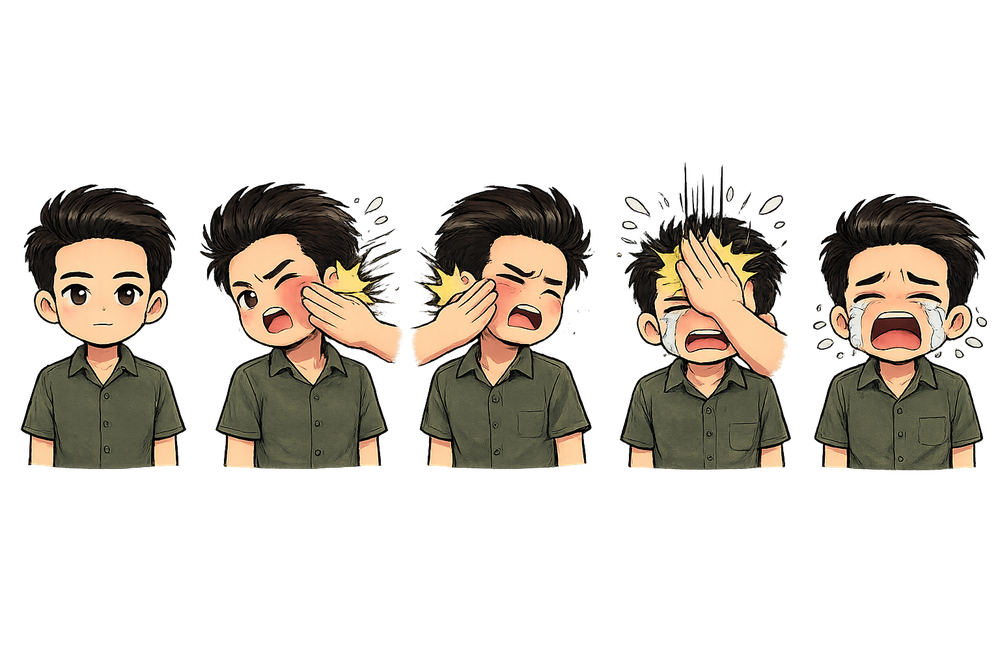
#> input picture expressions.png, 1000 x 667 px, shrunk from 1536 x 1024 before the run
$ python split_expressions.py
#> lines starting #> are read from the running program, lines starting #| are printed output that depends on the picture; after the words box and inside, x2 and y2 are one past the last pixel; in counts of white or black regions, pixels touching at a corner belong together
from PIL import Image
import os

src_dir = os.path.dirname(os.path.abspath(__file__))
img = Image.open(os.path.join(src_dir, "expressions.png")).convert("RGBA")
#> img is the input picture: PIL image 1000x667 RGBA; mean R, G, B, A 35.2, 30.2, 23.4, 71.6

W, H = img.size
#> W = 1000; H = 667
n = 5
frame_w = W // n
#> frame_w = 200

names = [
    "boy_neutral.png",
    "boy_hit_right.png",
    "boy_hit_left.png",
    "boy_hit_center.png",
    "boy_cry.png",
]


def clean_low_alpha(im, threshold=40):
    """Erase pixels below alpha threshold so dark halo doesn't show."""
    px = im.load()
    w, h = im.size
    for y in range(h):
        for x in range(w):
            r, g, b, a = px[x, y]
            if a < threshold:
                px[x, y] = (0, 0, 0, 0)


def strong_alpha_bbox(im, threshold=60):
    alpha = im.split()[-1]
    binarized = alpha.point(lambda v: 255 if v >= threshold else 0)
    return binarized.getbbox()


# pass 1: clean and find each frame's bbox
crops = []
bboxes = []
for i in range(n):
    crop = img.crop((i * frame_w, 0, (i + 1) * frame_w, H))
    clean_low_alpha(crop, threshold=40)
    bb = strong_alpha_bbox(crop, threshold=60)
    crops.append(crop)
    bboxes.append(bb)
#> this loop made 5 passes
#> bb on passes 1 to 5: (21, 184, 186, 469), (0, 182, 200, 469), (0, 184, 195, 469), (17, 163, 191, 470), (13, 194, 187, 471)
#> pass 1, in strong_alpha_bbox, `binarized = alpha.point(lambda v: 255 if v >= threshold else 0)`:
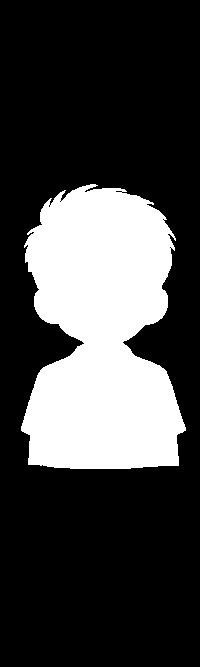
#> binarized: PIL image 200x667 L; 26.3% white; 1 white region, box (x1, y1, x2, y2) and area: (21, 184, 186, 469) 35066
#> after the loop:
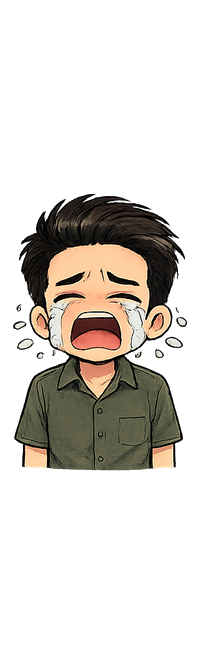
#> crop: PIL image 200x667 RGBA; mean R, G, B, A 32.5, 28, 22.3, 70.4; transparent parts drawn white
#> after the loop, bboxes = [(21, 184, 186, 469), (0, 182, 200, 469), (0, 184, 195, 469), (17, 163, 191, 470), (13, 194, 187, 471)]; crops = 5 items

# unify bottom (feet) so the boy stands at the same baseline.
# unify horizontal so head x is roughly centered.
# we use the union top/bottom and the max width.
tops    = [b[1] for b in bboxes]
#> tops = [184, 182, 184, 163, 194]
bots    = [b[3] for b in bboxes]
#> bots = [469, 469, 469, 470, 471]
widths  = [b[2] - b[0] for b in bboxes]
#> widths = [165, 200, 195, 174, 174]

unified_top = min(tops) - 8
#> unified_top = 155
unified_bot = max(bots) + 8
#> unified_bot = 479
target_h = unified_bot - unified_top
#> target_h = 324
target_w = max(widths) + 24   # padding around widest frame
#> target_w = 224

print("Unified canvas:", target_w, "x", target_h)
#| Unified canvas: 224 x 324

for i, (crop, bb, name) in enumerate(zip(crops, bboxes, names)):
    l, t, r, b = bb
    cw = r - l

    # crop horizontally tight, vertically use unified top/bottom
    box = (l, max(0, unified_top), r, min(crop.size[1], unified_bot))
    sub = crop.crop(box)

    # paste centered horizontally onto target canvas, bottom-aligned
    canvas = Image.new("RGBA", (target_w, target_h), (0, 0, 0, 0))
    x_off = (target_w - sub.size[0]) // 2
    y_off = target_h - sub.size[1]
    canvas.paste(sub, (x_off, y_off), sub)
    canvas.save(os.path.join(src_dir, name))
    print(name, "->", canvas.size)
#> this loop made 5 passes
#> (name, l, t, r, b, cw, box, x_off) on passes 1 to 5: ('boy_neutral.png', 21, 184, 186, 469, 165, (21, 155, 186, 479), 29), ('boy_hit_right.png', 0, 182, 200, 469, 200, (0, 155, 200, 479), 12), ('boy_hit_left.png', 0, 184, 195, 469, 195, (0, 155, 195, 479), 14), ('boy_hit_center.png', 17, 163, 191, 470, 174, (17, 155, 191, 479), 25), ('boy_cry.png', 13, 194, 187, 471, 174, (13, 155, 187, 479), 25)
#| boy_neutral.png -> (224, 324)
#| boy_hit_right.png -> (224, 324)
#| boy_hit_left.png -> (224, 324)
#| boy_hit_center.png -> (224, 324)
#| boy_cry.png -> (224, 324)
#> pass 1, `sub = crop.crop(box)`:
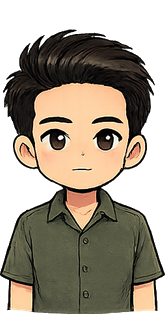
#> sub: PIL image 165x324 RGBA; mean R, G, B, A 75.5, 66.2, 51.7, 164.9; transparent parts drawn white
#> pass 1, `canvas.save(os.path.join(src_dir, name))`:
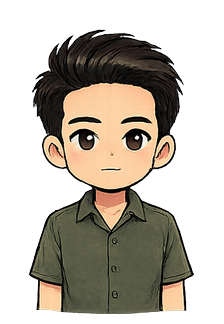
#> saved as boy_neutral.png: PIL image 224x324 RGBA; mean R, G, B, A 55.2, 48.4, 37.8, 120.2; transparent parts drawn white
#> pass 2, `sub = crop.crop(box)`:
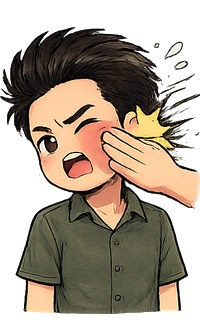
#> sub: PIL image 200x324 RGBA; mean R, G, B, A 77.5, 65.4, 50.3, 159.8; transparent parts drawn white
#> after the loop:
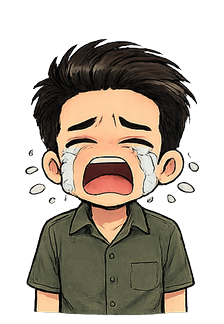
#> canvas: PIL image 224x324 RGBA; mean R, G, B, A 59.2, 51, 40.6, 127.8; transparent parts drawn white
#> after the loop:
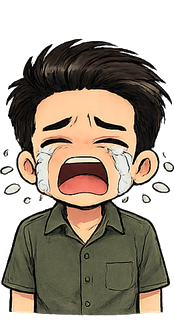
#> sub: PIL image 174x324 RGBA; mean R, G, B, A 77, 66.3, 52.8, 166.5; transparent parts drawn white

$ run again, with boyexpression.png copied over expressions.png
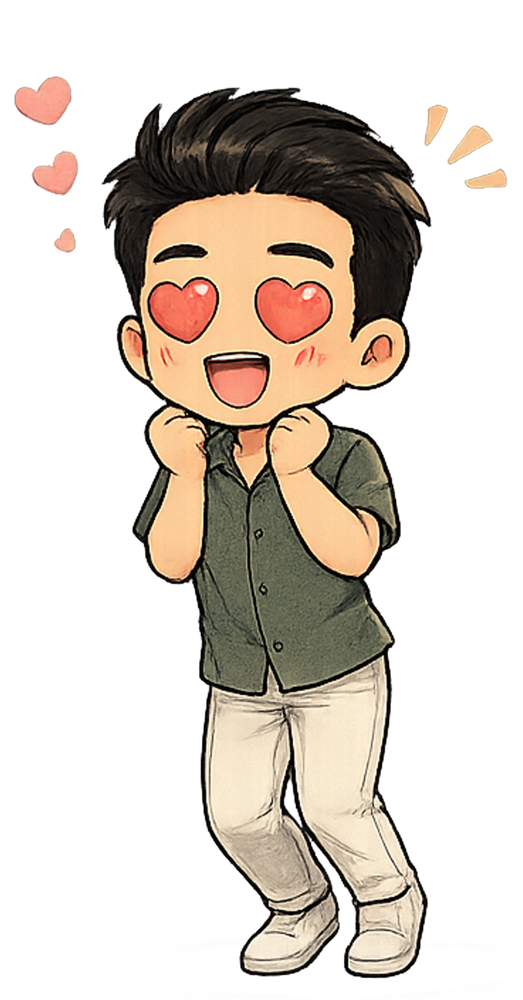
#> input picture boyexpression.png, 523 x 1000 px, shrunk from 1386 x 2648 before the run
#> img is the input picture: PIL image 523x1000 RGBA; mean R, G, B, A 59.1, 50, 40.3, 95.7
#> the loop `for i in range(n):` made 5 passes
#> bb on passes 1 to 5: (14, 76, 104, 253), (0, 93, 104, 829), (0, 87, 104, 977), (0, 102, 104, 978), (0, 105, 91, 961)
#> pass 1, in strong_alpha_bbox, `binarized = alpha.point(lambda v: 255 if v >= threshold else 0)`:
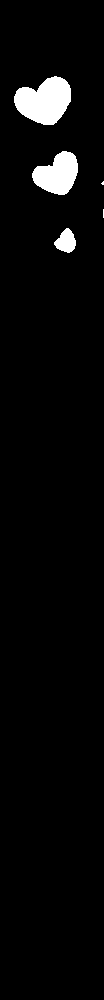
#> binarized: PIL image 104x1000 L; 3.5% white; 5 white regions (2 under 20 px), largest, box (x1, y1, x2, y2) and area: (14, 76, 71, 125) 1935, (32, 151, 78, 195) 1345, (54, 228, 76, 253) 358
#> after the loop `for i in range(n):`: bboxes = [(14, 76, 104, 253), (0, 93, 104, 829), (0, 87, 104, 977), (0, 102, 104, 978), (0, 105, 91, 961)]; crops = 5 items
#> tops = [76, 93, 87, 102, 105]
#> bots = [253, 829, 977, 978, 961]
#> widths = [90, 104, 104, 104, 91]
#> unified_top = 68
#> unified_bot = 986
#> target_h = 918
#> target_w = 128
#| Unified canvas: 128 x 918
#> the loop `for i, (crop, bb, name) in enumerate(zip(crops, bboxes, names)):` made 5 passes
#> (name, l, t, r, b, cw, box, x_off) on passes 1 to 5: ('boy_neutral.png', 14, 76, 104, 253, 90, (14, 68, 104, 986), 19), ('boy_hit_right.png', 0, 93, 104, 829, 104, (0, 68, 104, 986), 12), ('boy_hit_left.png', 0, 87, 104, 977, 104, (0, 68, 104, 986), 12), ('boy_hit_center.png', 0, 102, 104, 978, 104, (0, 68, 104, 986), 12), ('boy_cry.png', 0, 105, 91, 961, 91, (0, 68, 91, 986), 18)
#> (printed output is left out)
#> after the loop `for i, (crop, bb, name) in enumerate(zip(crops, bboxes, names)):`:
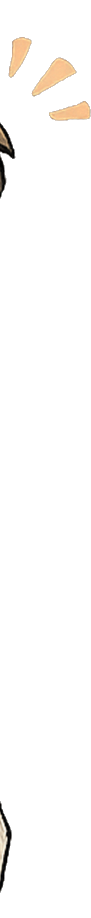
#> sub: PIL image 91x918 RGBA; mean R, G, B, A 6.3, 5.1, 3.9, 8.2; transparent parts drawn white

$ run again, with girl.png copied over expressions.png
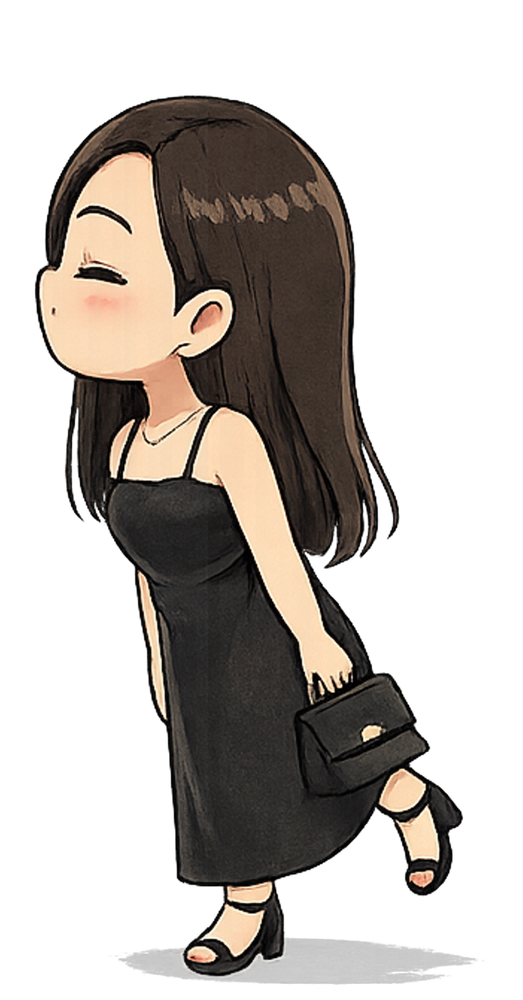
#> input picture girl.png, 523 x 1000 px, shrunk from 1386 x 2648 before the run
#> img is the input picture: PIL image 523x1000 RGBA; mean R, G, B, A 42.1, 36.7, 32, 104.2
#> the loop `for i in range(n):` made 5 passes
#> bb on passes 1 to 5: (35, 123, 104, 523), (0, 95, 104, 980), (0, 96, 104, 984), (0, 149, 104, 984), (0, 719, 59, 981)
#> after the loop `for i in range(n):`: bboxes = [(35, 123, 104, 523), (0, 95, 104, 980), (0, 96, 104, 984), (0, 149, 104, 984), (0, 719, 59, 981)]; crops = 5 items
#> tops = [123, 95, 96, 149, 719]
#> bots = [523, 980, 984, 984, 981]
#> widths = [69, 104, 104, 104, 59]
#> unified_top = 87
#> unified_bot = 992
#> target_h = 905
#> target_w = 128
#| Unified canvas: 128 x 905
#> the loop `for i, (crop, bb, name) in enumerate(zip(crops, bboxes, names)):` made 5 passes
#> (name, l, t, r, b, cw, box, x_off) on passes 1 to 5: ('boy_neutral.png', 35, 123, 104, 523, 69, (35, 87, 104, 992), 29), ('boy_hit_right.png', 0, 95, 104, 980, 104, (0, 87, 104, 992), 12), ('boy_hit_left.png', 0, 96, 104, 984, 104, (0, 87, 104, 992), 12), ('boy_hit_center.png', 0, 149, 104, 984, 104, (0, 87, 104, 992), 12), ('boy_cry.png', 0, 719, 59, 981, 59, (0, 87, 59, 992), 34)
#> (printed output is left out)
#> after the loop `for i, (crop, bb, name) in enumerate(zip(crops, bboxes, names)):`:
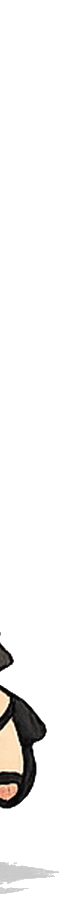
#> sub: PIL image 59x905 RGBA; mean R, G, B, A 10.2, 9.3, 8.4, 21.5; transparent parts drawn white
